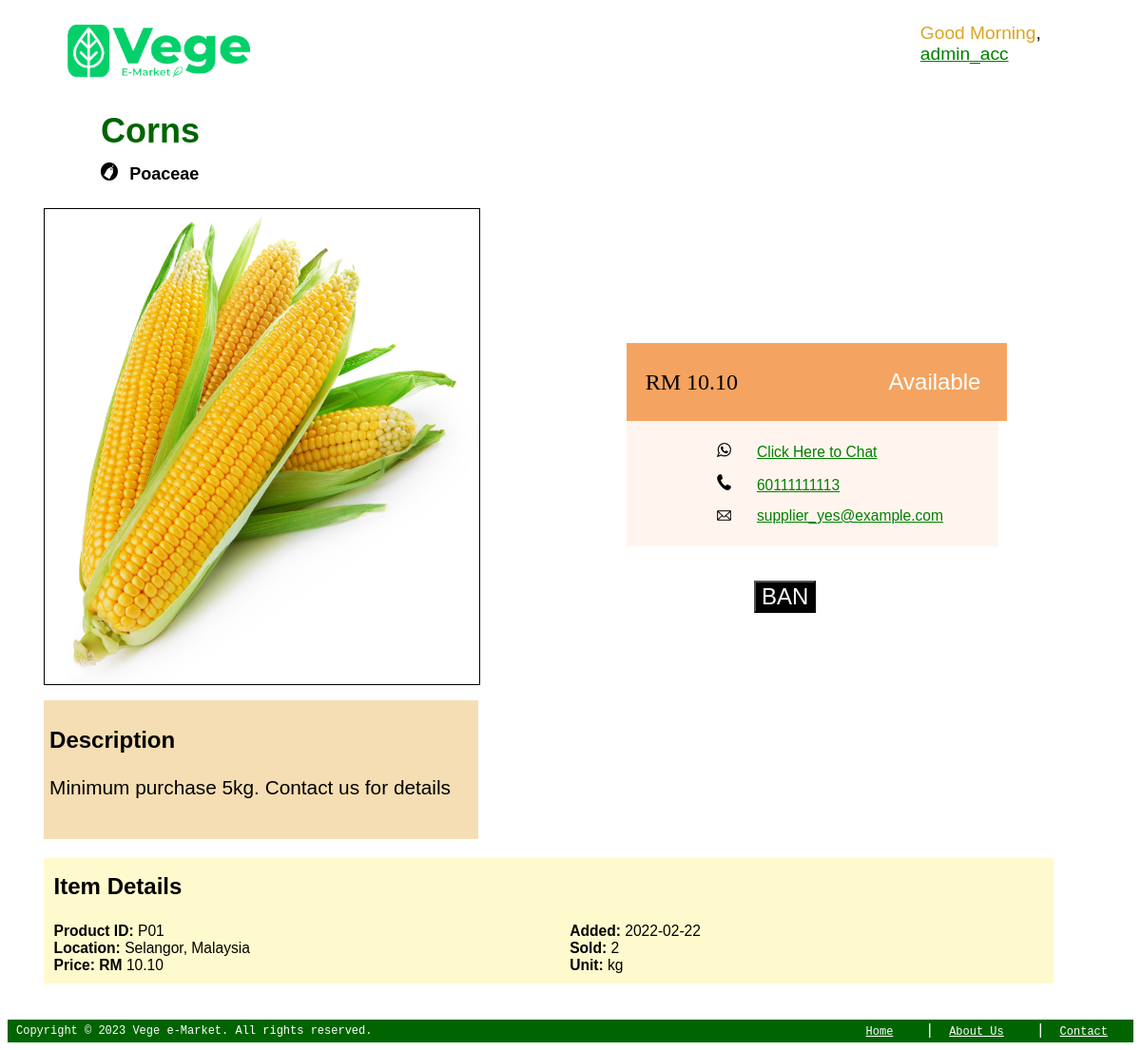
The app's page /public/product.php?id=P01 with its own data.
### tables this page shows
CREATE TABLE IF NOT EXISTS `users` (
  `userID` varchar(100) NOT NULL,
  `userName` varchar(100) NOT NULL,
  `gender` varchar(10) NOT NULL,
  `email` varchar(100) NOT NULL,
  `phone` varchar(100) NOT NULL,
  `birthday` date NOT NULL,
  `password` varchar(100) NOT NULL,
  `role` varchar(10) NOT NULL,
  `accStatus` varchar(255) DEFAULT 'active',
  PRIMARY KEY (`userID`)
);

CREATE TABLE IF NOT EXISTS `products` (
  `productID` varchar(100) NOT NULL,
  `productName` varchar(100) NOT NULL,
  `priceLabel` float(255,2) NOT NULL,
  `availabilityStatus` varchar(100) NOT NULL,
  `description` text NOT NULL,
  `location` varchar(255) NOT NULL,
  `addDate` date NOT NULL,
  `unit` varchar(10) NOT NULL,
  `category` varchar(100) NOT NULL,
  `imgPath` varchar(255) NOT NULL,
  `userID` varchar(100) NOT NULL,
  PRIMARY KEY (`productID`),
  KEY `userID` (`userID`)
);

### modules/config.php (called while the page is built, shortened)
<?php
    $role='admin'; $user_id='U03';
?>

### public/product.php (the view, shortened to what this page needs)
<?php
    require '../modules/config.php';
    $failed_template = '<center><iframe name="Product Not Found" loading="lazy" src="../templates/not_found.php" frameborder="0" width="100%" height="50%"></iframe></center>';
    if ($role!=""){
        include '../includes/header.php';
    }
    if (isset($_GET['id'])){
        $id=$_GET['id'];
    }else{
        echo $failed_template;
        die;
    }
    $sql = "SELECT products.productName, products.category, products.priceLabel, products.availabilityStatus, users.userID as supplierID, users.userName as supplierName, users.email, users.phone,
            products.description, products.productID, products.location, products.addDate, products.unit, COUNT(*) as sold, products.imgPath
            FROM products
            LEFT JOIN users ON users.userID = products.userID
            LEFT JOIN orders_products on products.productID=orders_products.productID
            WHERE products.productID='$id' AND availabilityStatus!='deleted'";
    $product= mysqli_query($conn, $sql);
    $product_detail=mysqli_fetch_array($product);
?>
<!DOCTYPE html>
<html lang="en">
<head>
    <link rel="stylesheet" href="../styles/title.css">
</head>
<body>
    <table class="product-container">
        <tr class="product-first-container">
            <td class="product-left-part">
                <h1 id="title" style="font-size: 3vw;" contenteditable="false"><?php echo $product_detail['productName']; ?></h1>
                <div class="product-info-container">
                    <div class="product-info-left">
                        <img id="product-category-icon" src="../images/category.png" alt="Category: " width="3%"><a id="product-category" style="font-size: 1.5vw;"><?php echo $product_detail['category']; ?></a><br>
                        <img src="../assets/<?php echo $product_detail['imgPath']; ?>" alt="No Product Picture" class="product-pic" width="900vw" height="500vw" ><br>
                        <div id="Description">
                            <h3 class="product-card-title">Description<?php if ($role=="supplier" && $user_id==$product_detail['supplierID']){ ?>
                            <?php } ?></h3>
                            <p class="desc-text" id="description"><?php echo $product_detail['description']; ?></p>
                            <button class="save-button" id="save-button-description" onclick="saveEdit('description', 'description')">SAVE</button><br>
                        </div><br>
                    </div>
                </div>
            </td>
            <td class="product-right-part">
                <div class="product-right-card">
                    <div class="price">RM <span id="priceLabel"><?php echo $product_detail['priceLabel']; ?></span>
                    <?php if ($role=="supplier" && $user_id==$product_detail['supplierID']){ ?>
                        <img class="edit-button" src="../images/edit.png" alt="edit" width="5%"onclick="editMode('priceLabel')">
                        <button class="save-button" id="save-button-priceLabel" onclick="saveEdit('priceLabel', 'priceLabel')">SAVE</button><br>
                    <?php } ?></div>
                    <?php if ($role=="supplier" && $user_id==$product_detail['supplierID']){ ?>
                        <div class="availability" id="status" style="cursor: pointer;" onclick="showStatusOption()"><?php echo ucwords($product_detail['availabilityStatus']);?></div>
                        <div id="availability-status-dropdown" class="availability-status-dropdown-content">
                            <p>Change your product's availability</p>
                            <a href="<?php echo "../modules/save_edit.php?id=$id&col=availabilityStatus&new=available"; ?>">Available</a><br><br>
                            <a href="<?php echo "../modules/save_edit.php?id=$id&col=availabilityStatus&new=out%20of%20stock"; ?>">Out of Stock</a><br> &nbsp;
                        </div>
                    <?php }else{ ?>
                        <div class="availability" id="status" style="cursor: default;"><?php echo ucwords($product_detail['availabilityStatus']);?></div>
                    <?php } ?>
                </div>
                <div class="product-contacts">
                    <div class="product-contact"><img class="contact-icon" src="../images/whatsapp.png" alt="phone"><a class="contact" href="https://api.whatsapp.com/send?phone=<?php echo $product_detail['phone']; ?>" target="_blank">Click Here to Chat</a></div>
                    <div class="product-contact"><img class="contact-icon" src="../images/phone1.png" alt="phone"><a class="contact" href="tel:+<?php echo $product_detail['phone']; ?>"><?php echo $product_detail['phone']; ?></a></div>
                    <div class="product-contact"><img class="contact-icon" src="../images/email.png" alt="phone"><a class="contact" href="mailto:<?php echo $product_detail['email']; ?>"><?php echo $product_detail['email']; ?></a></div>
                </div>
                <?php if ($role=="admin"){ ?>
                    <?php if ($product_detail['availabilityStatus']!="banned"){ ?>
                        <button class="product-button" id="ban" onclick="chgStatus('product', '<?php echo $id; ?>', 'ban')">BAN</button>
                    <?php }else{ ?>
                        <button class="product-button" id="unban" onclick="chgStatus('product', '<?php echo $id; ?>', 'unban')">UNBAN</button>
                    <?php } ?>
                <?php } else if ($role=="consumer"){ ?>
                    <?php if ($product_detail['availabilityStatus'] != "available"){ ?>
                        <button class="product-button" id="add-to-cart" style="cursor: not-allowed;" title="This product is unavailable" disabled>ADD TO CART</button>
                    <?php }else{
                        $add_cart = "../modules/add_cart.php?id=$id"; ?>
                        <button class="product-button" id="add-to-cart" onclick="window.location.href='<?php echo $add_cart; ?>';">ADD TO CART</button>
                    <?php } ?>
                <?php }else if ($role=="supplier" && $user_id==$product_detail['supplierID']){ ?>
                    <button class="product-button" id="delete-item" onclick="dltItem('<?php echo $id ?>');">DELETE</button>
                <?php } ?>
            </td>
        </tr>
        <tr class="product-second-container">
            <td colspan="2" class="product-item-detail">
                <h3 class="product-card-title">Item Details</h3>
                <div class="item-details-container">
                    <div id="left">
                        <span class="detail"><b>Product ID:</b> <?php echo $id; ?></span><br>
                        <span class="detail"><b>Location:</b> <?php echo $product_detail['location']; ?></span><br>
                        <span class="detail"><b>Price: RM </b><?php echo $product_detail['priceLabel']; ?></span>
                    </div>
                    <div id="right">
                        <span class="detail"><b>Added:</b> <?php echo $product_detail['addDate']; ?></span><br>
                        <span class="detail"><b>Sold:</b> <?php echo $product_detail['sold']; ?></span><br>
                        <span class="detail"><b>Unit:</b> <?php echo $product_detail['unit']; ?></span>
                    </div>
                </div>
            </td>
        </tr>
    </table>
</body>
</html>
<?php include '../includes/footer.php'; ?>

### includes/header.php (shortened to what this page needs)
<?php
    require '../modules/config.php';
    $read_sql = "SELECT userName FROM users WHERE userID='$user_id'";
    $user_info=mysqli_fetch_array(mysqli_query($conn, $read_sql));
    $username=$user_info['userName'];
?>
<header>
    <div class="header_logo">
        <a href="../index.php" title="Vege e-Market"><img src="../images/logo.png" alt="Vege e-Market" height="60vh"></a>
    </div>
    <div class="header_welcome">
        <span id="header_greeting">Welcome</span>, <br> <a class="username-dropdown-btn" onclick="displayUsernameDropdown()"><?php echo $username; ?></a><br>
    </div>
</header>

### includes/footer.php (shortened to what this page needs)
<?php
    require '../modules/config.php';
?>
<footer>
    <table id="footer">
        <tr id="footer">
            <td class="copyright" id="footer"><span id="footer-copyright">Copyright © 2023 Vege e-Market. All rights reserved.</span></td>
            <td class="footer-url" id="footer-url">
                <a style="font-size: 1vw;" href="../index.php" class="footer">Home</a> |
                <a style="font-size: 1vw;" href="../public/about.php" class="footer">About Us</a> |
                <a style="font-size: 1vw;" href="../public/contact.php" class="footer">Contact</a>
            </td>
        </tr>
    </table>
</footer>

### styles/title.css (style rules this page uses)
#title { margin-left: 5vw; line-height:50%; clear: both; font-family: 'Franklin Gothic Medium', 'Arial Narrow', Arial, sans-serif; color: darkgreen; }

### includes/header.php (style rules this page uses)
div.header_logo { float: left; margin-left: 5%; }
div.header_welcome { float: right; margin-right: 4%; }
header { margin-top: 2%; font-size: 120%; font-family: 'Franklin Gothic Medium', 'Arial Narrow', Arial, sans-serif; }
div.header_welcome > a { text-decoration: underline; color: green; cursor: pointer; font-family: 'Franklin Gothic Medium', 'Arial Narrow', Arial, sans-serif; margin-right: 7vw; }

### public/product.php (style rules this page uses)
h1#title { color: darkgreen; }
button.product-button { margin-left: 30%; margin-top: 8%; font-size: 2vw; color: white; background-color: black; cursor: pointer; border-radius: 0%; width: max-content; max-width: 40%; }
.product-first-container { width: 100%; overflow: hidden; }
.product-first-container > td { min-width: 50%; max-width: 50%; overflow: hidden; }
.product-second-container { width: 80%; background-color: lemonchiffon; }
.product-second-container > td { width: 80%; min-width: 80%; padding: 1%; }
table.product-container { margin-left: 3vw; max-width: 90%; }
div#Description { background-color: wheat; max-width: 74%; max-height: 50%; padding-left: 1%; padding-top: 0.3%; padding-bottom: 0.5%; }
img.product-pic { margin-top: 3vh; border: 1px solid; margin-bottom: 2vh; max-height: 10%; max-width: 75%; min-width: 30%; }
td.product-left-part { max-width: 50%; width: 90%; padding: 0; }
td.product-right-part > .product-right-card { background-color: sandybrown; padding: 20px; width: 30vw; text-align: center; display: flex; justify-content: space-between; align-items: center; }
a#product-category { font-family: 'Gill Sans', 'Gill Sans MT', Calibri, 'Trebuchet MS', sans-serif; font-weight: bold; }
.product-right-card > .price { font-family: Georgia, 'Times New Roman', Times, serif; font-size: 2vw; color: black; padding: 5px 0; border-radius: 5px 5px 0 0; }
img.contact-icon { margin-right: 10%; width: 5.5%; }
.availability { color: white; padding: 2%; border-radius: 5%; font-family: 'Trebuchet MS', 'Lucida Sans Unicode', 'Lucida Grande', 'Lucida Sans', Arial, sans-serif; width: max-content; font-size: 2vw; }
div.product-contacts { clear: both; padding: 3.5%; background-color: seashell; width: 30vw; }
div.product-contact { font-family: Arial, Helvetica, sans-serif; padding: 2%; margin-left: 20%; }
div.item-details-container { display: flex; justify-content: space-between; margin-right: 30vw; }
img#product-category-icon { margin-left: 5vw; margin-right: 1vw; }
h3.product-card-title { padding-top: 0.5%; font-family: Verdana, Geneva, Tahoma, sans-serif; font-size: 2vw; }
span.detail { font-family: 'Lucida Sans', 'Lucida Sans Regular', 'Lucida Grande', 'Lucida Sans Unicode', Geneva, Verdana, sans-serif; font-size: 1.3vw; }
p.desc-text { font-family: 'Lucida Sans', 'Lucida Sans Regular', 'Lucida Grande', 'Lucida Sans Unicode', Geneva, Verdana, sans-serif; font-size: 130%; }
h1#title { display: inline-block; }
div.price { display: inline-block; }
a.contact { color: green; font-size: 1.3vw; padding-bottom: 10%; }

### includes/footer.php (style rules this page uses)
footer { background-color: #006400; text-align: left; clear: both; max-width: 100%; max-height: 100%; height: 3%; }
table#footer { width: 100%; height: 6%; max-width: 100%; max-height: 100%; min-height: max-content; font-family: 'Courier New', Courier, monospace; }
td#footer { width: 50%; color: #FFFFFF; }
td#footer-url > a { color: #FFFFFF; margin-left: 2vw; margin-right: 2vw; font-size: 20vw; }
span#footer-copyright, td#footer-url > a { margin-left: 0.5vw; font-family: 'Courier New', Courier, monospace; }
td#footer-url { clear:both; color:#FFFFFF; text-align: right; margin-right: 2%; }
span#footer-copyright { font-size: 1vw; }

### records on screen
users: userName "admin_acc"
products: productName "Corns", category "Poaceae", imgPath (picture), description "Minimum purchase 5kg. Contact us for details", priceLabel "10.10", availabilityStatus "Available", userID.phone "60111111113", userID.email "supplier_yes@example.com", location "Selangor, Malaysia", addDate "2022-02-22", unit "kg"

### other values on screen
$id "P01"
$product_detail['sold'] "2"
